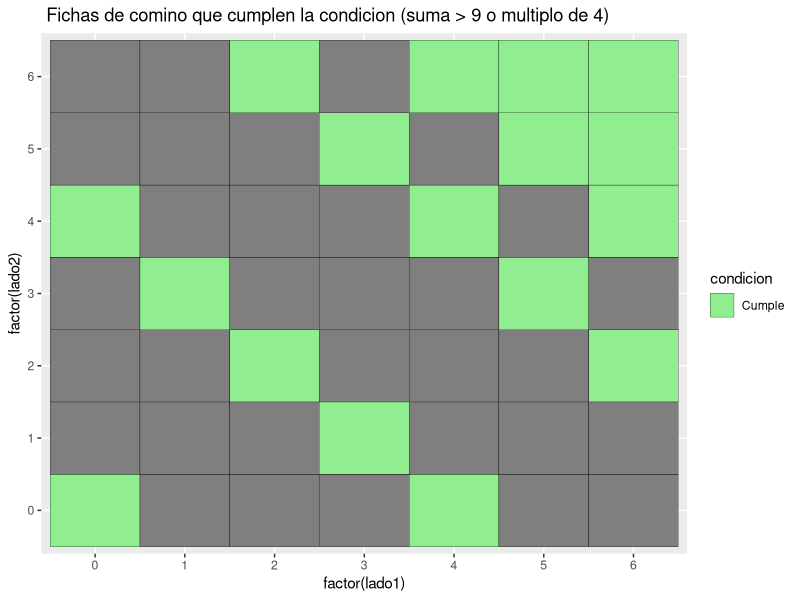

Reproduce this figure in R.
# 2 - Halla la probabilidad de que al levantar unas fichas de domin??
# se obtenga un n??mero de puntos mayor que 9 o que sea m??ltiplo de 4.

# Primero debemos crear todas la conbinaciones de fichas de domino 
domino <- expand.grid(lado1 = 0:6, lado2 = 0:6)


# calculamos las uma de puntos para cada ficha
domino$suma <- domino$lado1 + domino$lado2

# Debemos filtrar las finchas que cumplan las condiciones 8suma > 9 0 multiplo de 4 ) 
condicion <- domino$suma >9 | domino$suma %% 4 == 0

# calculamos la probabilidad
fichas_cumplen <- sum(condicion)
total_fichas <- nrow(domino)
probabilidad <- fichas_cumplen / total_fichas

# prerparamos los datos para el grafico
domino$condicion <- ifelse(condicion, "Cumple", "No cumple")

# Graficamos las fichas  que cumplan la condicion 
library(ggplot2)
ggplot(domino, aes(x = factor(lado1), y = factor(lado2), fill = condicion))+
  geom_tile(color = "black")+
  scale_fill_manual(values = c("Cumple" = "lightgreen", "No Cumple" = "lightgray"))+
  labs(title = " Fichas de comino que cumplen la condicion (suma > 9 o multiplo de 4)")
      x = "lado1"
      y = "lado2"
      fill = "Condicion"+
  theme_minimal()


cat("La probabilidad de obtener uan ficha con suma mayor que 9 o mutip??lo de 4 es:", probabilidad, "\n")

  



